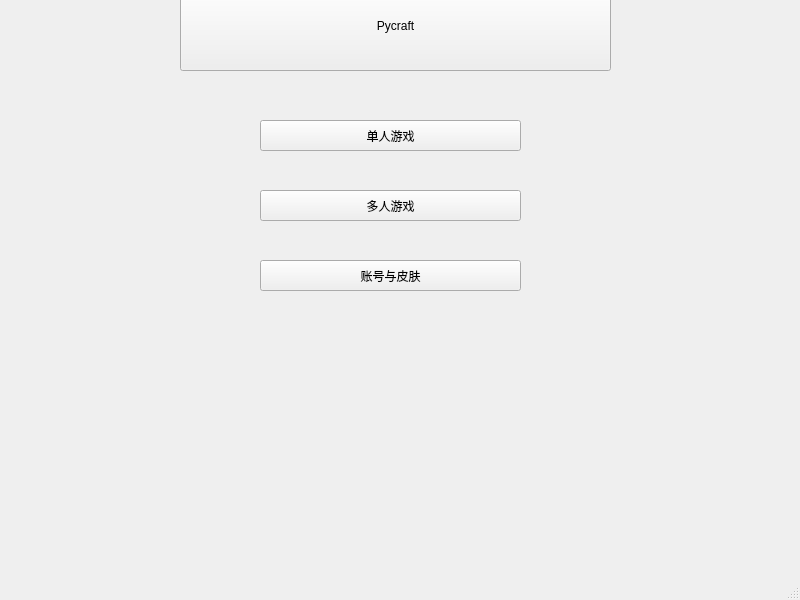
<?xml version="1.0" encoding="UTF-8"?>
<ui version="4.0">
 <class>MainWindow</class>
 <widget class="QMainWindow" name="MainWindow">
  <property name="geometry">
   <rect>
    <x>0</x>
    <y>0</y>
    <width>800</width>
    <height>600</height>
   </rect>
  </property>
  <property name="windowTitle">
   <string>MainWindow</string>
  </property>
  <widget class="QWidget" name="centralwidget">
   <widget class="QPushButton" name="pushButton">
    <property name="geometry">
     <rect>
      <x>260</x>
      <y>120</y>
      <width>261</width>
      <height>31</height>
     </rect>
    </property>
    <property name="text">
     <string>单人游戏</string>
    </property>
   </widget>
   <widget class="QPushButton" name="pushButton_2">
    <property name="geometry">
     <rect>
      <x>260</x>
      <y>190</y>
      <width>261</width>
      <height>31</height>
     </rect>
    </property>
    <property name="text">
     <string>多人游戏</string>
    </property>
   </widget>
   <widget class="QPushButton" name="pushButton_3">
    <property name="geometry">
     <rect>
      <x>260</x>
      <y>260</y>
      <width>261</width>
      <height>31</height>
     </rect>
    </property>
    <property name="text">
     <string>账号与皮肤</string>
    </property>
   </widget>
   <widget class="QPushButton" name="pushButton_4">
    <property name="geometry">
     <rect>
      <x>180</x>
      <y>-20</y>
      <width>431</width>
      <height>91</height>
     </rect>
    </property>
    <property name="text">
     <string>Pycraft</string>
    </property>
   </widget>
  </widget>
  <widget class="QMenuBar" name="menubar">
   <property name="geometry">
    <rect>
     <x>0</x>
     <y>0</y>
     <width>800</width>
     <height>18</height>
    </rect>
   </property>
  </widget>
  <widget class="QStatusBar" name="statusbar"/>
 </widget>
 <resources/>
 <connections/>
 <designerdata>
  <property name="gridDeltaX">
   <number>10</number>
  </property>
  <property name="gridDeltaY">
   <number>10</number>
  </property>
  <property name="gridSnapX">
   <bool>true</bool>
  </property>
  <property name="gridSnapY">
   <bool>true</bool>
  </property>
  <property name="gridVisible">
   <bool>true</bool>
  </property>
 </designerdata>
</ui>
